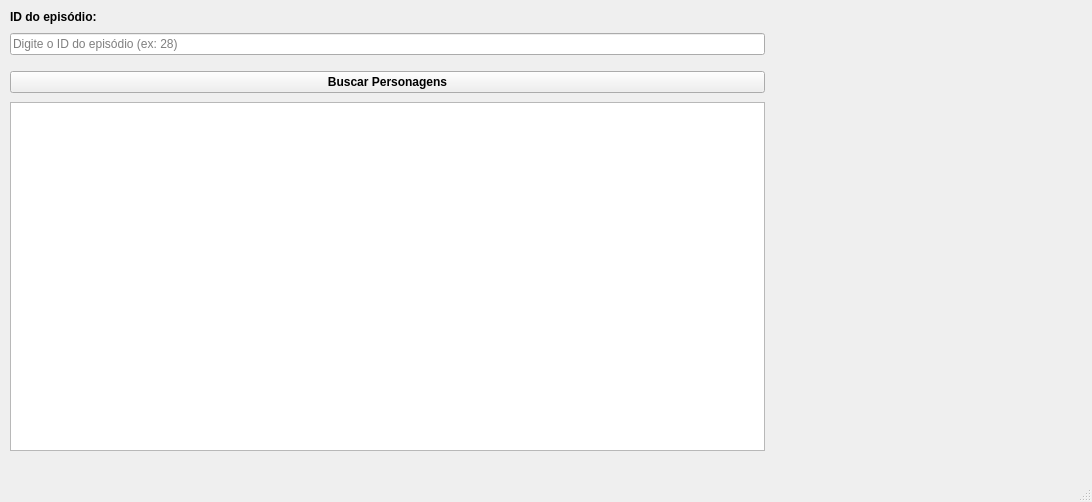
<?xml version="1.0" encoding="UTF-8"?>
<ui version="4.0">
 <class>SearchEpisodes</class>
 <widget class="QMainWindow" name="SearchEpisodes">
  <property name="geometry">
   <rect>
    <x>0</x>
    <y>0</y>
    <width>1092</width>
    <height>502</height>
   </rect>
  </property>
  <property name="windowTitle">
   <string>SearchEpisodes</string>
  </property>
  <widget class="QWidget" name="centralwidget">
   <widget class="QWidget" name="horizontalLayoutWidget">
    <property name="geometry">
     <rect>
      <x>10</x>
      <y>10</y>
      <width>1061</width>
      <height>441</height>
     </rect>
    </property>
    <layout class="QHBoxLayout" name="horizontalLayout">
     <item>
      <layout class="QVBoxLayout" name="layout">
       <item>
        <widget class="QLabel" name="lblIdEpisodio">
         <property name="font">
          <font>
           <bold>true</bold>
          </font>
         </property>
         <property name="text">
          <string>ID do episódio:</string>
         </property>
        </widget>
       </item>
       <item>
        <spacer name="verticalSpacer">
         <property name="orientation">
          <enum>Qt::Vertical</enum>
         </property>
         <property name="sizeType">
          <enum>QSizePolicy::Fixed</enum>
         </property>
         <property name="sizeHint" stdset="0">
          <size>
           <width>20</width>
           <height>3</height>
          </size>
         </property>
        </spacer>
       </item>
       <item>
        <widget class="QLineEdit" name="edtIdInput">
         <property name="inputMask">
          <string>999</string>
         </property>
         <property name="maxLength">
          <number>3</number>
         </property>
         <property name="placeholderText">
          <string>Digite o ID do episódio (ex: 28)</string>
         </property>
        </widget>
       </item>
       <item>
        <spacer name="verticalSpacer_2">
         <property name="orientation">
          <enum>Qt::Vertical</enum>
         </property>
         <property name="sizeType">
          <enum>QSizePolicy::Fixed</enum>
         </property>
         <property name="sizeHint" stdset="0">
          <size>
           <width>20</width>
           <height>10</height>
          </size>
         </property>
        </spacer>
       </item>
       <item>
        <widget class="QPushButton" name="btnSearch">
         <property name="font">
          <font>
           <bold>true</bold>
          </font>
         </property>
         <property name="text">
          <string>Buscar Personagens</string>
         </property>
        </widget>
       </item>
       <item>
        <spacer name="verticalSpacer_3">
         <property name="orientation">
          <enum>Qt::Vertical</enum>
         </property>
         <property name="sizeType">
          <enum>QSizePolicy::Fixed</enum>
         </property>
         <property name="sizeHint" stdset="0">
          <size>
           <width>20</width>
           <height>3</height>
          </size>
         </property>
        </spacer>
       </item>
       <item>
        <widget class="QListWidget" name="lstResult"/>
       </item>
      </layout>
     </item>
     <item>
      <widget class="QLabel" name="lblCharacter">
       <property name="minimumSize">
        <size>
         <width>300</width>
         <height>0</height>
        </size>
       </property>
       <property name="styleSheet">
        <string notr="true">QLabel#lblLog {
    background-color: #ffffff;
    border: 1px solid #dcdde1;
    border-radius: 4px;
    padding: 10px;
}</string>
       </property>
       <property name="text">
        <string/>
       </property>
       <property name="textFormat">
        <enum>Qt::PlainText</enum>
       </property>
       <property name="alignment">
        <set>Qt::AlignLeading|Qt::AlignLeft|Qt::AlignTop</set>
       </property>
       <property name="wordWrap">
        <bool>true</bool>
       </property>
       <property name="margin">
        <number>5</number>
       </property>
      </widget>
     </item>
    </layout>
   </widget>
  </widget>
  <widget class="QMenuBar" name="menubar">
   <property name="geometry">
    <rect>
     <x>0</x>
     <y>0</y>
     <width>1092</width>
     <height>20</height>
    </rect>
   </property>
  </widget>
  <widget class="QStatusBar" name="statusbar"/>
 </widget>
 <resources/>
 <connections/>
</ui>
